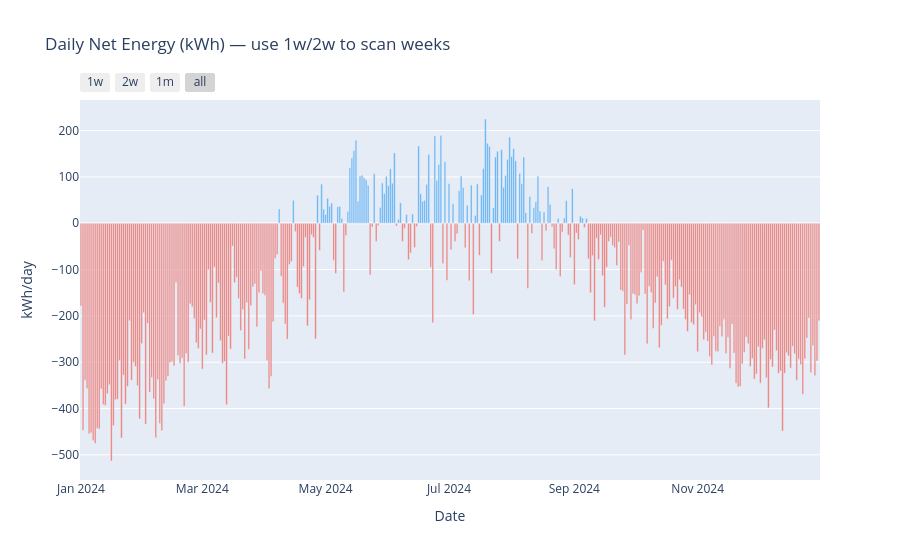
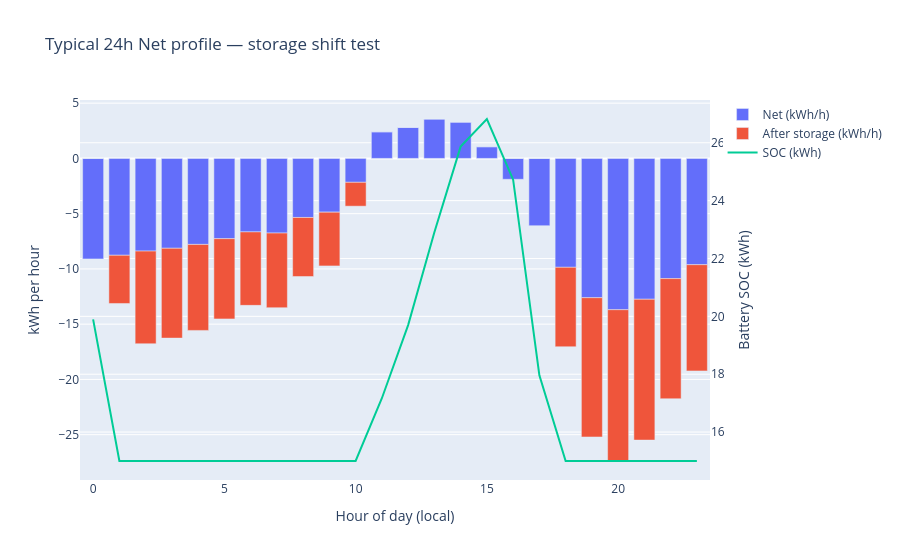

These figures' notebook cell, in order:
### Code cell
# Uses existing: pd, np, go, TZ, systems

# --- 0) Local-naive index
t = pd.to_datetime(systems.index)
if getattr(t, "tz", None) is not None:
    t = t.tz_convert(TZ).tz_localize(None)
sys_ = systems.copy(); sys_.index = t

# --- 1) Net energy per sample (kWh). Assumes columns are kWh per interval.
prod_col, grid_in_col = "Produktion", "El kWh"
net_e = (sys_[prod_col] - sys_[grid_in_col]).rename("net_kWh")

# --- 2) DAILY Net (kWh/day) — weekly/daily scanning
net_kwh_d = net_e.resample("D").sum()

# color by sign
colors = np.where(net_kwh_d.values >= 0, "rgba(33,150,243,0.7)", "rgba(244,67,54,0.7)")

fig_week_net = go.Figure()
fig_week_net.add_bar(x=net_kwh_d.index, y=net_kwh_d.values, name="Net (kWh/day)", marker_color=colors)
fig_week_net.update_layout(
    title="Daily Net Energy (kWh) — use 1w/2w to scan weeks",
    xaxis=dict(
        title="Date",
        rangeselector=dict(buttons=[
            dict(count=7,  step="day",   label="1w", stepmode="backward"),
            dict(count=14, step="day",   label="2w", stepmode="backward"),
            dict(count=1,  step="month", label="1m", stepmode="backward"),
            dict(step="all")
        ]),
        rangeslider=dict(visible=False),
    ),
    yaxis=dict(title="kWh/day"),
    hovermode="x unified",
)
fig_week_net.show()
#fig_week_net.write_html("plots/weekly_net.html")
# --- 3) TYPICAL 24h Net profile (kWh per hour-of-day)
# If your samples aren't hourly, this still averages per clock hour across days.
net_kwh_by_hod = net_e.groupby(net_e.index.hour).mean().reindex(range(24), fill_value=0.0)
hod = np.arange(24)

# --- 4) Simple same-day storage model on the typical day
cap_kwh = 30.0        # capacity to test (edit)
eta_rt  = 0.90        # round-trip efficiency (edit)
soc0    = 0.5 * cap_kwh

soc = np.zeros(24); soc[0] = soc0
residual = np.zeros(24)   # after storage (positive=export, negative=import)
soc_now = soc0

for h in range(24):
    e = net_kwh_by_hod.iloc[h]  # + = surplus, - = deficit
    if e >= 0:
        # charge with efficiency on the way in
        charge = min(e * eta_rt, cap_kwh - soc_now)
        spill = e * eta_rt - charge
        soc_now += charge
        residual[h] = spill / eta_rt  # show spill as remaining export (undo efficiency for display)
    else:
        # discharge with efficiency on the way out
        need = -e
        discharge = min(need / eta_rt, soc_now)
        soc_now -= discharge
        unmet = need - discharge * eta_rt
        residual[h] = -(unmet)        # negative import remaining
    soc[h] = soc_now

# Optional: make SOC end roughly where it started (cyclic day)
# This keeps plots comparable; skip if you want raw outcome.
soc_shift = soc_now - soc0
if abs(soc_shift) > 1e-6:
    soc -= soc_shift
    soc_now -= soc_shift

# --- 5) Plot typical-day bars (original vs after-storage) + SOC
fig_daily = go.Figure()
fig_daily.add_bar(x=hod, y=net_kwh_by_hod.values, name="Net (kWh/h)")
fig_daily.add_bar(x=hod, y=residual, name="After storage (kWh/h)")
fig_daily.add_scatter(x=hod, y=soc, name="SOC (kWh)", mode="lines", yaxis="y2")

fig_daily.update_layout(
    title="Typical 24h Net profile — storage shift test",
    barmode="relative",
    xaxis=dict(title="Hour of day (local)"),
    yaxis=dict(title="kWh per hour"),
    yaxis2=dict(title="Battery SOC (kWh)", overlaying="y", side="right"),
    hovermode="x unified",
)
fig_daily.show()
#fig_daily.write_html("plots/daily_storage_test.html")

### Figure 1 — Plotly figure (JSON) as saved in the notebook; plotly's stock layout.template omitted (floating-point values rounded to 4 significant figures; data arrays with more than 128 entries replaced by an {"elided": "..."} marker saying what was removed)
{"data": [{"marker": {"color": {"elided": "366 str values"}}, "name": "Net (kWh/day)", "type": "bar", "x": {"elided": "366 str values"}, "y": {"elided": "366 float values"}}], "layout": {"hovermode": "x unified", "title": {"text": "Daily Net Energy (kWh) — use 1w/2w to scan weeks"}, "xaxis": {"rangeselector": {"buttons": [{"count": 7, "label": "1w", "step": "day", "stepmode": "backward"}, {"count": 14, "label": "2w", "step": "day", "stepmode": "backward"}, {"count": 1, "label": "1m", "step": "month", "stepmode": "backward"}, {"step": "all"}]}, "rangeslider": {"visible": false}, "title": {"text": "Date"}}, "yaxis": {"title": {"text": "kWh/day"}}}}

### Figure 2 — Plotly figure (JSON) as saved in the notebook; plotly's stock layout.template omitted (floating-point values rounded to 4 significant figures)
{"data": [{"name": "Net (kWh/h)", "type": "bar", "x": [0, 1, 2, 3, 4, 5, 6, 7, 8, 9, 10, 11, 12, 13, 14, 15, 16, 17, 18, 19, 20, 21, 22, 23], "y": [-9.095, -8.766, -8.386, -8.131, -7.782, -7.261, -6.649, -6.755, -5.345, -4.863, -2.161, 2.411, 2.808, 3.567, 3.288, 1.061, -1.889, -6.086, -9.853, -12.6, -13.69, -12.74, -10.87, -9.616]}, {"name": "After storage (kWh/h)", "type": "bar", "x": [0, 1, 2, 3, 4, 5, 6, 7, 8, 9, 10, 11, 12, 13, 14, 15, 16, 17, 18, 19, 20, 21, 22, 23], "y": [-0.0, -4.361, -8.386, -8.131, -7.782, -7.261, -6.649, -6.755, -5.345, -4.863, -2.161, 0.0, 0.0, 0.0, 0.0, 0.0, -0.0, -0.0, -7.189, -12.6, -13.69, -12.74, -10.87, -9.616]}, {"mode": "lines", "name": "SOC (kWh)", "type": "scatter", "x": [0, 1, 2, 3, 4, 5, 6, 7, 8, 9, 10, 11, 12, 13, 14, 15, 16, 17, 18, 19, 20, 21, 22, 23], "y": [19.89, 15.0, 15.0, 15.0, 15.0, 15.0, 15.0, 15.0, 15.0, 15.0, 15.0, 17.17, 19.7, 22.91, 25.87, 26.82, 24.72, 17.96, 15.0, 15.0, 15.0, 15.0, 15.0, 15.0], "yaxis": "y2"}], "layout": {"barmode": "relative", "hovermode": "x unified", "title": {"text": "Typical 24h Net profile — storage shift test"}, "xaxis": {"title": {"text": "Hour of day (local)"}}, "yaxis": {"title": {"text": "kWh per hour"}}, "yaxis2": {"overlaying": "y", "side": "right", "title": {"text": "Battery SOC (kWh)"}}}}
